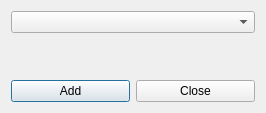
<?xml version="1.0" encoding="UTF-8"?>
<ui version="4.0">
 <class>DlgAddToShelf</class>
 <widget class="QDialog" name="DlgAddToShelf">
  <property name="geometry">
   <rect>
    <x>0</x>
    <y>0</y>
    <width>266</width>
    <height>113</height>
   </rect>
  </property>
  <property name="windowTitle">
   <string>Dialog</string>
  </property>
  <layout class="QVBoxLayout" name="verticalLayout">
   <item>
    <widget class="QComboBox" name="comboBox"/>
   </item>
   <item>
    <spacer name="verticalSpacer">
     <property name="orientation">
      <enum>Qt::Vertical</enum>
     </property>
     <property name="sizeHint" stdset="0">
      <size>
       <width>20</width>
       <height>0</height>
      </size>
     </property>
    </spacer>
   </item>
   <item>
    <layout class="QHBoxLayout" name="horizontalLayout">
     <item>
      <widget class="QPushButton" name="btn_add">
       <property name="text">
        <string>Add</string>
       </property>
      </widget>
     </item>
     <item>
      <widget class="QPushButton" name="btn_close">
       <property name="text">
        <string>Close</string>
       </property>
      </widget>
     </item>
    </layout>
   </item>
  </layout>
 </widget>
 <resources/>
 <connections/>
</ui>
